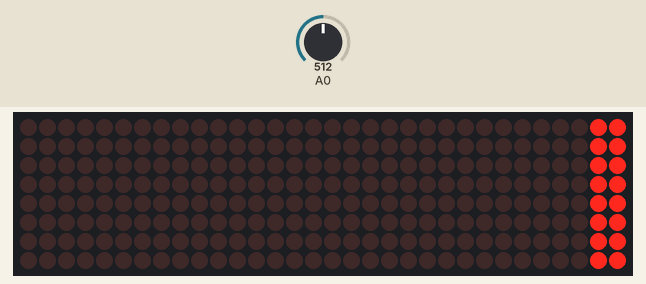
Bench run of a sketch on a simulated Arduino Uno, built with avr-gcc and run on an emulated ATmega328P. Shown: 32×8 LED matrix. Inputs (shaded band) come from the test bench; at power-on: A0 = 512.

Above: at 1.2 s.
1.3 s: A0 set to 716
At 3.2 s:
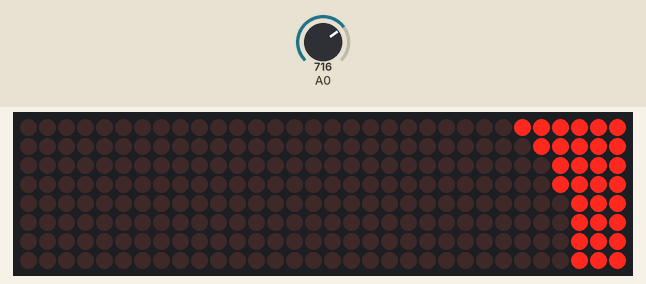
3.4 s: A0 set to 734
6.4 s: A0 set to 752
At 7.5 s:
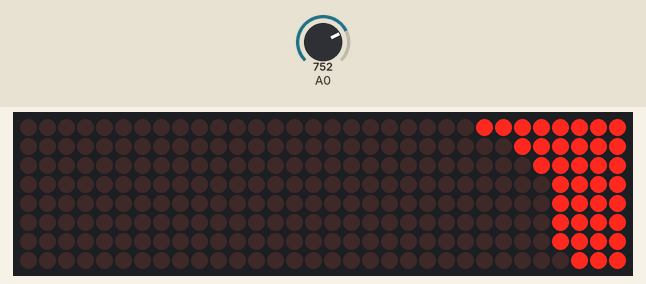
8.2 s: A0 set to 900
At 9.63 s:
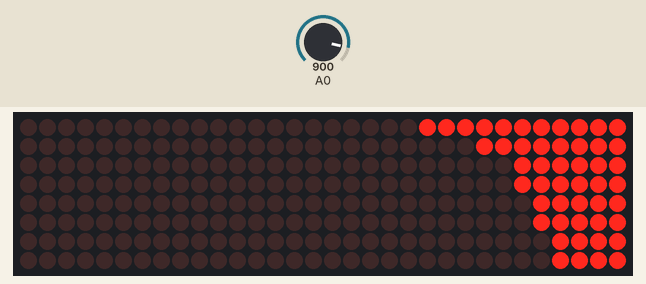
10.0 s: A0 set to 511
At 10.22 s:
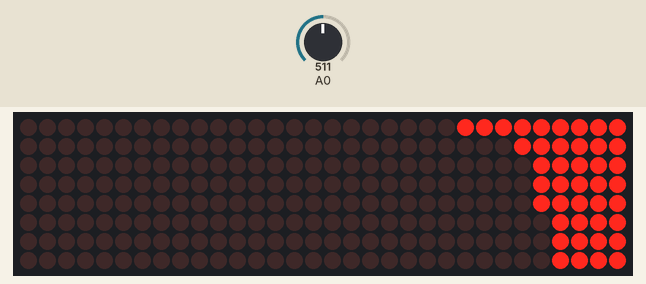
11.9 s: A0 set to 1023
At 14.4 s:
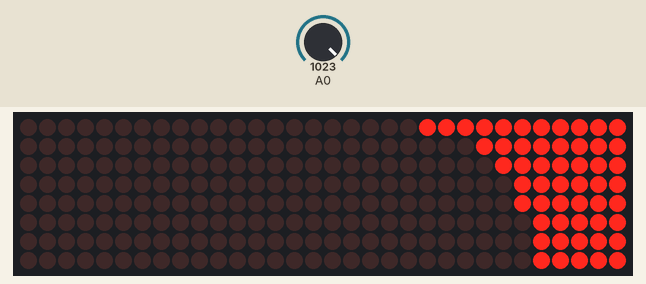
Timing chart, 0 to 15.7 s (numbered marks = the images above; inputs shaded):
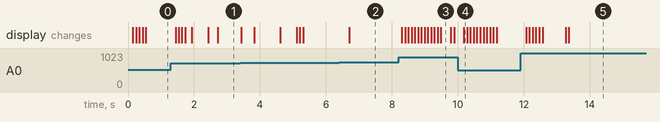

Measured:
- the behaviour switches between 744 and 745 on A0 (found by bisection; images 1 and 2)
- after the input at 1.3 s, the display: first changes after 0.14 s (image 1 shows a later state)
- after the input at 6.4 s, the display: changes after 0.31 s (image 2)
- after the input at 8.2 s, the display: first changes after 0.10 s (image 3 shows a later state)
- after the input at 10.0 s, the display: changes after 0.18 s (image 4)
- after the input at 11.9 s, the display: first changes after 0.17 s (image 5 shows a later state)

The sketch:

freq_anlz_sem_highpass.ino
```cpp
#include <arduinoFFT.h>
#include <MD_MAX72xx.h>
#include <SPI.h>

#define AMOSTRAS 64
#define TIPO_HARDWARE MD_MAX72XX::FC16_HW
#define NUM_MODULOS 4
#define CLK_PIN 13
#define DATA_PIN 11
#define CS_PIN 10
#define coluna 32
#define linha 8

double vReal[AMOSTRAS];
double vImag[AMOSTRAS];

uint8_t valorFinalColunas[coluna];
uint8_t picos[coluna] = {0};
float colunasSuavizadas[coluna] = {0};

float ganhoDinamico = 2.0;
const uint8_t padraoLinhas[] = {0, 1, 3, 7, 15, 31, 63, 127, 255};

MD_MAX72XX mx = MD_MAX72XX(TIPO_HARDWARE, CS_PIN, NUM_MODULOS);
arduinoFFT FFT = arduinoFFT();


void setup() {
  pinMode(A0, INPUT);
  analogReference(EXTERNAL);
  mx.begin();
  mx.control(MD_MAX72XX::INTENSITY, 5);
  mx.clear();
  delay(50); // espera um pouco para o Arduino ler a voltagem de referência
}


void loop() {
  const unsigned long tempoAmostragem = 100;
  unsigned long ultimaMedicao = micros();

  for (int i = 0; i < AMOSTRAS; i++) {
    while (micros() - ultimaMedicao < tempoAmostragem);
    ultimaMedicao = micros();
    int sinalAnalogico = analogRead(A0);
    float sinalCentralizado = sinalAnalogico - 509.0;
    vReal[i] = sinalCentralizado;
    vImag[i] = 0;
  }


  FFT.Windowing(vReal, AMOSTRAS, FFT_WIN_TYP_HAMMING, FFT_FORWARD);
  FFT.Compute(vReal, vImag, AMOSTRAS, FFT_FORWARD);
  FFT.ComplexToMagnitude(vReal, vImag, AMOSTRAS);


  int gruposPorColuna = (AMOSTRAS / 2) / coluna;
  float intensidadeTotal = 0;

  for (int i = 0, c = 0; c < coluna; i += gruposPorColuna, c++) {
    float soma = 0;
    for (int k = 0; k < gruposPorColuna; k++) {
      soma += vReal[i + k];
    }

    float mediaGrupos = soma / gruposPorColuna;
    colunasSuavizadas[c] = (colunasSuavizadas[c] * 0.7) + (mediaGrupos * 0.3);

    float colunaComGanho = colunasSuavizadas[c] * ganhoDinamico;
    colunaComGanho = constrain(colunaComGanho, 0, 80);
    valorFinalColunas[c] = map(colunaComGanho, 0, 80, 0, linha);
    intensidadeTotal += valorFinalColunas[c];
  }

  float intensidadeMedia = intensidadeTotal / coluna;
  if (intensidadeMedia < 3) ganhoDinamico += 0.05;
  else if (intensidadeMedia > 5) ganhoDinamico -= 0.05;
  ganhoDinamico = constrain(ganhoDinamico, 1.0, 5.0);


  mx.clear();


  for (int c = 0; c < coluna; c++) {
	  if (picos[c] > 0) picos[c]--;
	  uint8_t altura = valorFinalColunas[c];
	  if (altura > picos[c]) picos[c] = altura;
	  mx.setColumn(c, padraoLinhas[picos[c]]);
  }

  mx.update();
}
```
